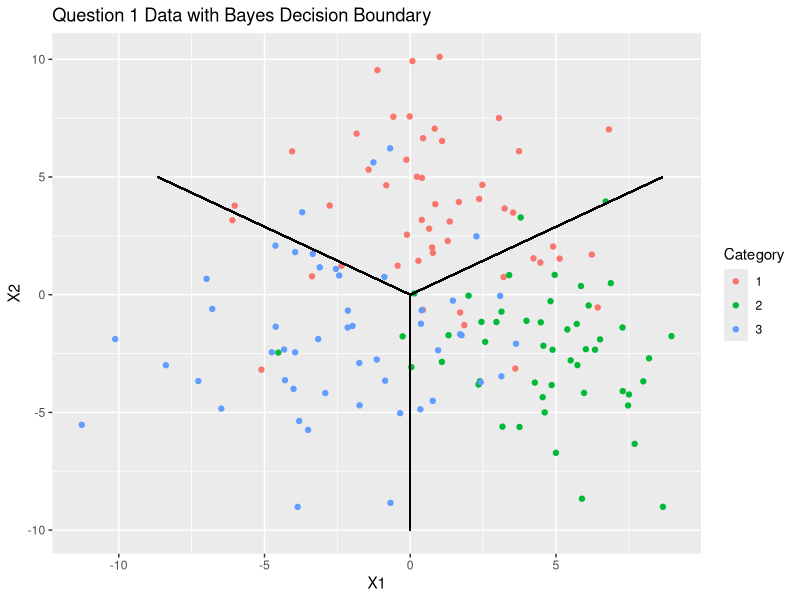

Recreate this plot in R.
## ---- chunk 1
set.seed(990)
DOTDISTANCE <- 4
STANDARDDEV <- 3
findit <- function(length,angle,coord) {
  #not sure what I'm doing wrong, but x and y work when reverse, so here goes
  #Error, at 180 degrees, a very small number is reported, instead of 0
  if(coord == "x") {
    toReturn <- length*sin(angle*(pi/180))
  }
  if(coord == "y") {
    toReturn <- length*cos(angle*(pi/180))
  }
  return(toReturn)
}
findit(5,45,"x")


DF <- data.frame(X1 = c(rnorm(50,0,STANDARDDEV),
                        rnorm(50,findit(DOTDISTANCE,120,"x"),STANDARDDEV),
                        rnorm(50,findit(DOTDISTANCE,240,"x"),STANDARDDEV)) ,
                 X2=  c(rnorm(50,DOTDISTANCE,STANDARDDEV),
                        rnorm(50,findit(DOTDISTANCE,120,"y"),STANDARDDEV),
                        rnorm(50,findit(DOTDISTANCE,240,"y"),STANDARDDEV)) , 
                 Type = (c(rep(1,50),rep(2,50),rep(3,50) )))




## ---- chunk 2
library(ggplot2)
linelength <- 10
ggplot(DF, aes(x = X1,y=X2, color=as.factor(Type))) +
  geom_point() +
  ggtitle("Question 1 Data with Bayes Decision Boundary") +
  labs(colour= "Category")+
  geom_segment(aes(x=0, y=0, xend = 0, yend = findit(linelength,180,"y")), color = "black") +
  geom_segment(aes(x=0, y=0, xend = findit(linelength,300,"x"), yend=findit(linelength,300,"y")), color = "black") +
  geom_segment(aes(x=0, y=0, xend = findit(linelength,60,"x"), yend=findit(linelength,60,"y")), color = "black")
